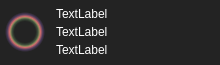
<?xml version="1.0" encoding="UTF-8"?>
<ui version="4.0">
 <class>DisplayColor</class>
 <widget class="QWidget" name="DisplayColor">
  <property name="geometry">
   <rect>
    <x>0</x>
    <y>0</y>
    <width>220</width>
    <height>65</height>
   </rect>
  </property>
  <property name="sizePolicy">
   <sizepolicy hsizetype="Fixed" vsizetype="Fixed">
    <horstretch>0</horstretch>
    <verstretch>0</verstretch>
   </sizepolicy>
  </property>
  <property name="windowTitle">
   <string>Form</string>
  </property>
  <property name="styleSheet">
   <string notr="true">background-color: rgb(35, 35, 35);</string>
  </property>
  <layout class="QHBoxLayout" name="horizontalLayout">
   <property name="leftMargin">
    <number>5</number>
   </property>
   <property name="topMargin">
    <number>3</number>
   </property>
   <property name="bottomMargin">
    <number>3</number>
   </property>
   <item>
    <widget class="QLabel" name="color_boad">
     <property name="sizePolicy">
      <sizepolicy hsizetype="Fixed" vsizetype="Fixed">
       <horstretch>0</horstretch>
       <verstretch>0</verstretch>
      </sizepolicy>
     </property>
     <property name="minimumSize">
      <size>
       <width>40</width>
       <height>40</height>
      </size>
     </property>
     <property name="maximumSize">
      <size>
       <width>40</width>
       <height>40</height>
      </size>
     </property>
     <property name="styleSheet">
      <string notr="true">background-color: qradialgradient(spread:pad, cx:0.5, cy:0.5, radius:0.5, fx:0.5, fy:0.5, stop:0 rgba(0, 0, 0, 0), stop:0.52 rgba(0, 0, 0, 0), stop:0.565 rgba(82, 121, 76, 33), stop:0.65 rgba(159, 235, 148, 64), stop:0.721925 rgba(255, 238, 150, 129), stop:0.77 rgba(255, 128, 128, 204), stop:0.89 rgba(191, 128, 255, 64), stop:1 rgba(0, 0, 0, 0));</string>
     </property>
     <property name="text">
      <string/>
     </property>
    </widget>
   </item>
   <item>
    <layout class="QVBoxLayout" name="verticalLayout">
     <property name="spacing">
      <number>0</number>
     </property>
     <property name="leftMargin">
      <number>5</number>
     </property>
     <item>
      <widget class="QLabel" name="hex_form">
       <property name="sizePolicy">
        <sizepolicy hsizetype="Expanding" vsizetype="Fixed">
         <horstretch>0</horstretch>
         <verstretch>0</verstretch>
        </sizepolicy>
       </property>
       <property name="styleSheet">
        <string notr="true">color: rgb(255, 255, 255);</string>
       </property>
       <property name="text">
        <string>TextLabel</string>
       </property>
      </widget>
     </item>
     <item>
      <widget class="QLabel" name="uint_form">
       <property name="sizePolicy">
        <sizepolicy hsizetype="Preferred" vsizetype="Fixed">
         <horstretch>0</horstretch>
         <verstretch>0</verstretch>
        </sizepolicy>
       </property>
       <property name="styleSheet">
        <string notr="true">color: rgb(255, 255, 255);</string>
       </property>
       <property name="text">
        <string>TextLabel</string>
       </property>
      </widget>
     </item>
     <item>
      <widget class="QLabel" name="float_form">
       <property name="sizePolicy">
        <sizepolicy hsizetype="Preferred" vsizetype="Fixed">
         <horstretch>0</horstretch>
         <verstretch>0</verstretch>
        </sizepolicy>
       </property>
       <property name="styleSheet">
        <string notr="true">color: rgb(255, 255, 255);</string>
       </property>
       <property name="text">
        <string>TextLabel</string>
       </property>
      </widget>
     </item>
    </layout>
   </item>
  </layout>
 </widget>
 <resources/>
 <connections/>
</ui>
